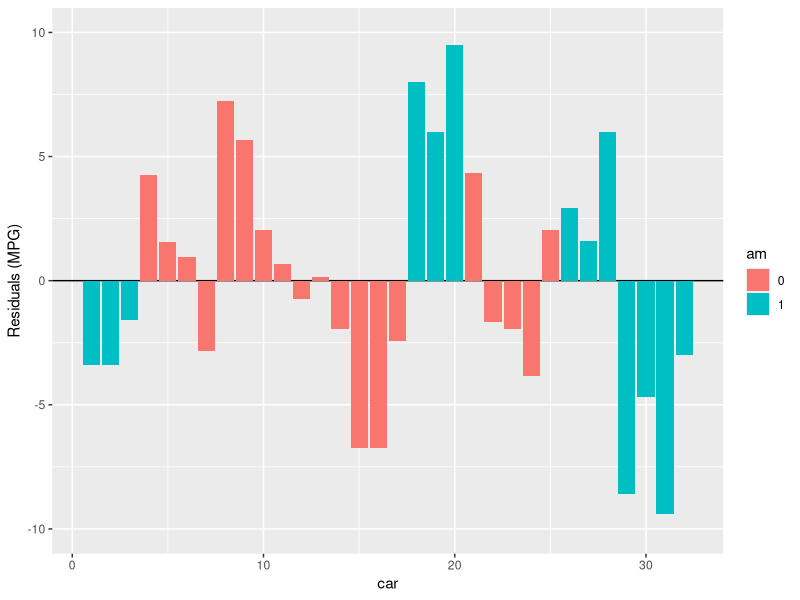
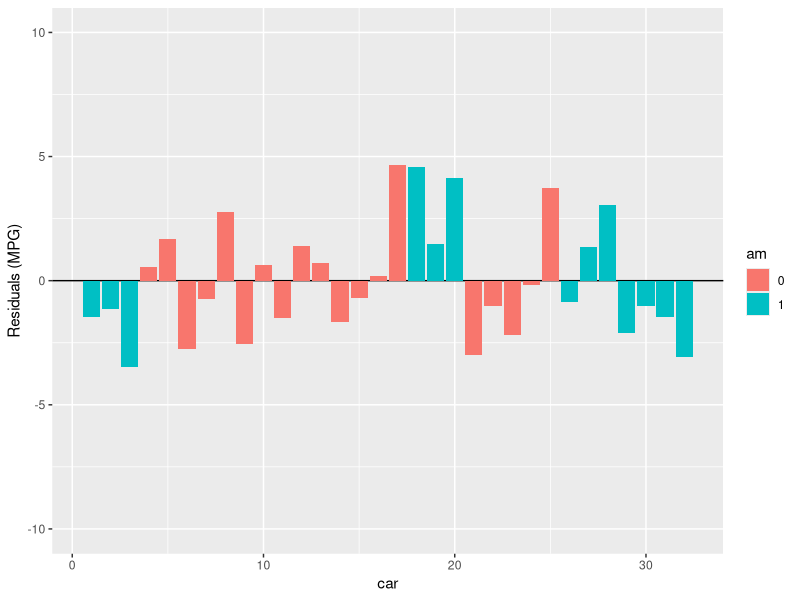
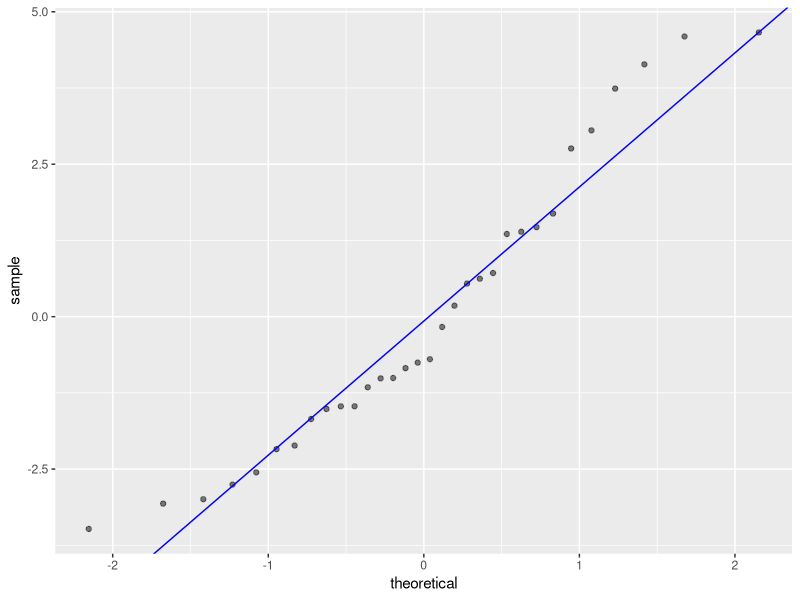

Reproduce these figures in R, in order. (Note: this script raises an error after producing the figures.)
## ---- chunk 1
data(mtcars)
mtcars$am <- factor(mtcars$am)
# mtcars$vs <- factor(mtcars$vs)
# mtcars$gear <- factor(mtcars$gear)
# mtcars$cyl <- factor(mtcars$cyl)
# mtcars$carb <- factor(mtcars$carb)

options(tikzDefaultEngine = "xetex")
## ---- chunk 2
testMeans <- t.test(mtcars[mtcars$am == 0, "mpg"], mtcars[mtcars$am == 1, "mpg"])
## ---- chunk 3
mpgMean <- mean( mtcars$mpg)
wtMean <- mean( mtcars$wt)
qsecMean <- mean( mtcars$qsec)
mtcars$mpg <- mtcars$mpg - mpgMean
mtcars$disp <- mtcars$disp - mean( mtcars$disp)
mtcars$hp <- mtcars$hp - mean( mtcars$hp)
mtcars$drat <- mtcars$drat - mean( mtcars$drat)
mtcars$wt <- mtcars$wt - wtMean
mtcars$qsec <- mtcars$qsec - qsecMean
## ---- chunk 4
fitam <- lm(mpg ~ am, mtcars)
summaryAm <- summary(fitam)
pvalue <- summaryAm$coefficients[,4]
## ---- chunk 5
##  Start with all -> eliminate not fitted, one by one (higher p)
summary(lm(mpg ~ cyl + disp + hp + drat + wt + qsec + vs + am + gear+ carb, mtcars))
summary(lm(mpg ~       disp + hp + drat + wt + qsec + vs + am + gear+ carb, mtcars))
summary(lm(mpg ~       disp + hp + drat + wt + qsec +      am + gear+ carb, mtcars))
summary(lm(mpg ~       disp + hp + drat + wt + qsec +      am + gear      , mtcars))
summary(lm(mpg ~       disp + hp + drat + wt + qsec +      am             , mtcars))
summary(lm(mpg ~       disp + hp        + wt + qsec +      am             , mtcars))
summary(lm(mpg ~              hp        + wt + qsec +      am             , mtcars))
summary(lm(mpg ~                          wt + qsec +      am             , mtcars))
## ---- chunk 6
fitfinal <- lm(mpg ~ wt + qsec + am, mtcars)
## ---- chunk 7
coef <- summary(fitfinal)$coefficients
beta0 <- coef[1,1] + c(-1,1) * qt(.975, df = fitfinal$df) * coef[1,2]
beta1 <- coef[4,1] + c(-1,1) * qt(.975, df = fitfinal$df) * coef[4,2]
## ---- chunk 8

library(ggplot2)

# Prepare the data
res <- resid(fitam)
resdf1 <- data.frame(car = 1:length(res), residual = res, am = mtcars$am)

# Draw the residuals
ggplot(resdf1, aes(x = car, y = residual, fill = am)) +
    geom_hline(aes(yintercept = 0)) +
    geom_bar(stat = "identity", position = "identity") + 
    ylim(c(-10,10)) +
    ylab("Residuals (MPG)")

## ---- chunk 9

# Prepare the data
res <- resid(fitfinal)
resdf2 <- data.frame(car = 1:length(res), residual = res, am = mtcars$am)

# Draw the residuals
ggplot(resdf2, aes(x = car, y = residual, fill = am)) +
    geom_hline(aes(yintercept = 0)) +
    geom_bar(stat = "identity", position = "identity") + 
    ylim(c(-10,10)) +
    ylab("Residuals (MPG)")

## ---- chunk 10

ggQQ <- function(LM) # argument: a linear model
{
    y <- quantile(LM$resid[!is.na(LM$resid)], c(0.25, 0.75))
    x <- qnorm(c(0.25, 0.75))
    slope <- diff(y)/diff(x)
    int <- y[1L] - slope * x[1L]
    p <- ggplot(LM, aes(sample=.resid)) +
        stat_qq(alpha = 0.5) +
        geom_abline(slope = slope, intercept = int, color="blue")

    return(p)
}

ggQQ(fitfinal)

## ---- chunk 11

require(GGally)

suppressMessages(
suppressWarnings(
ggpairs(mtcars, 
        upper = list(continuous = "smooth"),
        lower = list(continuous = "cor"),
        params = c(method = "lm"), 
        colour = 'am')
        ))

# predictors <- c("cyl", "disp", "hp", "drat", "wt", "qsec", "vs", "gear", "carb")
# 
# ggplot(mtcars, aes(x = cyl, y = mpg, color = am, group = 1)) +
#     geom_point() +
#     geom_smooth(method = "lm", color = "black") +
#     geom_smooth(data = mtcars[mtcars$am == 0,], method = "lm", size = 2) +
#     geom_smooth(data = mtcars[mtcars$am == 1,], method = "lm", size = 2) 
# 
# ggplot(mtcars, aes(x = disp, y = mpg, color = am, group = 1)) +
#     geom_point() +
#     geom_smooth(method = "lm", color = "black") +
#     geom_smooth(data = mtcars[mtcars$am == 0,], method = "lm", size = 2) +
#     geom_smooth(data = mtcars[mtcars$am == 1,], method = "lm", size = 2) 
# 
# ggplot(mtcars, aes(x = hp, y = mpg, color = am, group = 1)) +
#     geom_point() +
#     geom_smooth(method = "lm", color = "black") +
#     geom_smooth(data = mtcars[mtcars$am == 0,], method = "lm", size = 2) +
#     geom_smooth(data = mtcars[mtcars$am == 1,], method = "lm", size = 2) 
# 
# ggplot(mtcars, aes(x = drat, y = mpg, color = am, group = 1)) +
#     geom_point() +
#     geom_smooth(method = "lm", color = "black") +
#     geom_smooth(data = mtcars[mtcars$am == 0,], method = "lm", size = 2) +
#     geom_smooth(data = mtcars[mtcars$am == 1,], method = "lm", size = 2) 
# 
# ggplot(mtcars, aes(x = wt, y = mpg, color = am, group = 1)) +
#     geom_point() +
#     geom_smooth(method = "lm", color = "black") +
#     geom_smooth(data = mtcars[mtcars$am == 0,], method = "lm", size = 2) +
#     geom_smooth(data = mtcars[mtcars$am == 1,], method = "lm", size = 2) 
# 
# ggplot(mtcars, aes(x = qsec, y = mpg, color = am, group = 1)) +
#     geom_point() +
#     geom_smooth(method = "lm", color = "black") +
#     geom_smooth(data = mtcars[mtcars$am == 0,], method = "lm", size = 2) +
#     geom_smooth(data = mtcars[mtcars$am == 1,], method = "lm", size = 2) 
# 
# ggplot(mtcars, aes(x = vs, y = mpg, color = am, group = 1)) +
#     geom_point() +
#     geom_smooth(method = "lm", color = "black") +
#     geom_smooth(data = mtcars[mtcars$am == 0,], method = "lm", size = 2) +
#     geom_smooth(data = mtcars[mtcars$am == 1,], method = "lm", size = 2) 
# 
# ggplot(mtcars, aes(x = gear, y = mpg, color = am, group = 1)) +
#     geom_point() +
#     geom_smooth(method = "lm", color = "black") +
#     geom_smooth(data = mtcars[mtcars$am == 0,], method = "lm", size = 2) +
#     geom_smooth(data = mtcars[mtcars$am == 1,], method = "lm", size = 2) 
# 
# ggplot(mtcars, aes(x = carb, y = mpg, color = am, group = 1)) +
#     geom_point() +
#     geom_smooth(method = "lm", color = "black") +
#     geom_smooth(data = mtcars[mtcars$am == 0,], method = "lm", size = 2) +
#     geom_smooth(data = mtcars[mtcars$am == 1,], method = "lm", size = 2) 
# 

## ---- chunk 12
# 
# require(dplyr)
# mtcars %>% select(mpg, am) %>% group_by(am) %>%  summarize(mean(mpg), sd(mpg))
# 
# cor(mtcars$mpg, mtcars$am)
# 
# round(cor(mtcars),2)
# 
# summary2 <- function(model) {s <- summary(model); list(coef=s$coefficients, se=s$sigma, r2=s$adj.r.squared)}
# 
# summary(lm(mpg ~ wt, mtcars))
# summary(lm(mpg ~ wt + am, mtcars))# slightly worst, am not significant
# summary(lm(mpg ~ wt*am, mtcars)) # better
# summary(lm(mpg ~ wt + cyl, mtcars)) # slightly better, but very similar   ****************
# summary(lm(mpg ~ (wt + cyl)*am, mtcars)) # much better
# summary(lm(mpg ~ wt + cyl + wt*am , mtcars)) # the best
# summary(lm(mpg ~ wt + cyl + wt*am +hp , mtcars)) # worst
# summary(lm(mpg ~ wt + cyl + disp, mtcars)) # worst
# summary(lm(mpg ~ wt + cyl + hp, mtcars)) # worst
# summary(lm(mpg ~ wt  + hp, mtcars)) # worst
# summary(lm(mpg ~ wt + cyl + drat, mtcars)) # worst
# summary(lm(mpg ~ wt + cyl + vs, mtcars)) # worst
# summary(lm(mpg ~ wt + cyl + am, mtcars)) # worst
# summary(lm(mpg ~ wt + cyl + carb, mtcars)) # worst
# summary(lm(mpg ~ wt + cyl + gear, mtcars)) # worst
# summary(lm(mpg ~ wt + cyl + qsec, mtcars)) # worst
# 
# fitwt <- lm(mpg ~ wt + cyl, mtcars)
# 
# summary(lm(mpg ~ disp, mtcars))
# summary(lm(mpg ~ disp + wt, mtcars))
# summary(lm(mpg ~ disp + wt+qsec, mtcars))
# summary(lm(mpg ~ disp + wt+carb+am, mtcars))
# summary(lm(mpg ~ disp + carb+am, mtcars))
# 
# fitdisp <- lm(mpg ~ disp + carb+am, mtcars)
# 
# summary(lm(mpg ~ cyl, mtcars)) # worst
# summary(lm(mpg ~ cyl  + disp, mtcars)) # worst
# summary(lm(mpg ~ cyl  + disp+hp+am, mtcars)) # worst
# summary(lm(mpg ~ cyl  + hp, mtcars)) # worst
# 
# summary(lm(mpg ~ (wt + hp)*am, mtcars))
# summary(lm(mpg ~ wt*am + hp , mtcars)) # very good
# summary(lm(mpg ~ wt*am + hp + cyl, mtcars)) # hp not significant
# summary(lm(mpg ~ wt*am + cyl, mtcars)) # very good
# summary(lm(mpg ~ wt*am + cyl, mtcars)) 
# summary(lm(mpg ~ (wt + cyl + hp)*am, mtcars)) # worst
# 
# summary(lm(mpg ~ hp, mtcars)) # another start
# summary(lm(mpg ~ hp + wt, mtcars)) # better
# summary(lm(mpg ~ hp + wt + am, mtcars)) # better
# summary(lm(mpg ~ hp + am, mtcars)) # better
# summary(lm(mpg ~ hp + am + wt, mtcars)) # better, am not significant
# summary(lm(mpg ~ hp + wt, mtcars)) # slightly worst
# summary(lm(mpg ~ hp + wt*am, mtcars))
# summary(lm(mpg ~ hp +qsec, mtcars)) # 


# summary(lm(mpg ~ (cyl + disp + drat + wt + qsec + gear)*am + hp + vs + carb, mtcars))
# summary(lm(mpg ~ (cyl + drat + wt + qsec + gear)*am + hp + vs + carb, mtcars))
# summary(lm(mpg ~ (cyl + wt + qsec + gear)*am + hp + vs + carb, mtcars))
# summary(lm(mpg ~ (cyl + wt + qsec + gear)*am + hp + vs, mtcars))
# summary(lm(mpg ~ (cyl + wt + qsec + gear)*am + hp + vs -qsec, mtcars))
# summary(lm(mpg ~ (cyl + wt + gear)*am + hp + vs + qsec, mtcars))
# summary(lm(mpg ~ (cyl + wt + gear)*am + hp + vs , mtcars))
# summary(lm(mpg ~ (cyl + wt + qsec)*am + hp + vs, mtcars))
# summary(lm(mpg ~ (cyl + wt + qsec + gear)*am + vs, mtcars))
# summary(lm(mpg ~ (cyl + wt + qsec)*am + vs, mtcars))

